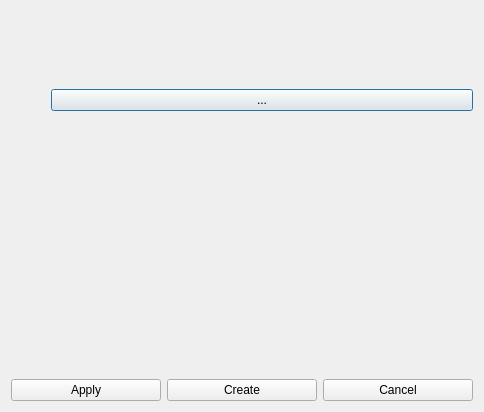
<?xml version="1.0" encoding="UTF-8"?>
<ui version="4.0">
 <class>DlgControllers</class>
 <widget class="QDialog" name="DlgControllers">
  <property name="geometry">
   <rect>
    <x>0</x>
    <y>0</y>
    <width>484</width>
    <height>412</height>
   </rect>
  </property>
  <property name="windowTitle">
   <string>Dialog</string>
  </property>
  <layout class="QVBoxLayout" name="verticalLayout">
   <item>
    <layout class="QHBoxLayout" name="horizontalLayout_2">
     <item>
      <spacer name="horizontalSpacer">
       <property name="sizeHint" stdset="0">
        <size>
         <width>40</width>
         <height>20</height>
        </size>
       </property>
      </spacer>
     </item>
     <item>
      <widget class="QPushButton" name="btnOptions">
       <property name="text">
        <string>...</string>
       </property>
      </widget>
     </item>
    </layout>
   </item>
   <item>
    <widget class="QScrollArea" name="scrollArea">
     <property name="frameShape">
      <enum>QFrame::NoFrame</enum>
     </property>
     <property name="verticalScrollBarPolicy">
      <enum>Qt::ScrollBarAsNeeded</enum>
     </property>
     <property name="horizontalScrollBarPolicy">
      <enum>Qt::ScrollBarAsNeeded</enum>
     </property>
     <property name="sizeAdjustPolicy">
      <enum>QAbstractScrollArea::AdjustIgnored</enum>
     </property>
     <property name="widgetResizable">
      <bool>true</bool>
     </property>
     <widget class="QWidget" name="scroll_area_widget">
      <property name="geometry">
       <rect>
        <x>0</x>
        <y>0</y>
        <width>458</width>
        <height>294</height>
       </rect>
      </property>
      <layout class="QGridLayout" name="gridLayout"/>
     </widget>
    </widget>
   </item>
   <item>
    <layout class="QHBoxLayout" name="horizontalLayout">
     <item>
      <widget class="QPushButton" name="btn_apply">
       <property name="text">
        <string>Apply</string>
       </property>
      </widget>
     </item>
     <item>
      <widget class="QPushButton" name="btn_create">
       <property name="text">
        <string>Create</string>
       </property>
      </widget>
     </item>
     <item>
      <widget class="QPushButton" name="btn_cancel">
       <property name="text">
        <string>Cancel</string>
       </property>
      </widget>
     </item>
    </layout>
   </item>
  </layout>
 </widget>
 <resources/>
 <connections/>
</ui>
